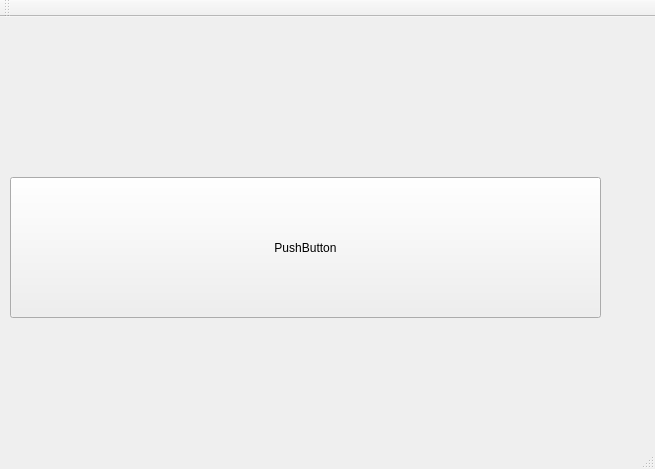
<?xml version="1.0" encoding="UTF-8"?>
<ui version="4.0">
 <class>MainWindow</class>
 <widget class="QMainWindow" name="MainWindow">
  <property name="geometry">
   <rect>
    <x>0</x>
    <y>0</y>
    <width>655</width>
    <height>469</height>
   </rect>
  </property>
  <property name="windowTitle">
   <string>SecondDownloader</string>
  </property>
  <property name="animated">
   <bool>true</bool>
  </property>
  <widget class="QWidget" name="centralwidget">
   <widget class="QPushButton" name="pushButton">
    <property name="geometry">
     <rect>
      <x>10</x>
      <y>160</y>
      <width>591</width>
      <height>141</height>
     </rect>
    </property>
    <property name="text">
     <string>PushButton</string>
    </property>
   </widget>
  </widget>
  <widget class="QMenuBar" name="menubar">
   <property name="geometry">
    <rect>
     <x>0</x>
     <y>0</y>
     <width>655</width>
     <height>21</height>
    </rect>
   </property>
  </widget>
  <widget class="QStatusBar" name="statusbar"/>
  <widget class="QToolBar" name="toolBar">
   <property name="windowTitle">
    <string>toolBar</string>
   </property>
   <attribute name="toolBarArea">
    <enum>TopToolBarArea</enum>
   </attribute>
   <attribute name="toolBarBreak">
    <bool>false</bool>
   </attribute>
  </widget>
 </widget>
 <resources/>
 <connections/>
</ui>
